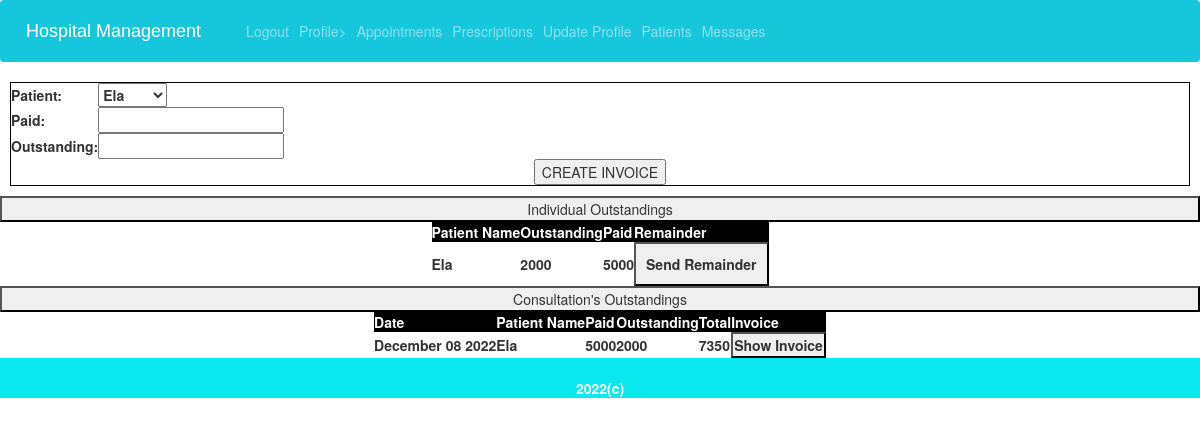
/administration/accounting/ (signed in), run on the app's committed database.
### HR/models.py (models this page shows, shortened)
class Payment(models.Model):
    pmid=models.AutoField(primary_key=True)
    patient = models.ForeignKey(Patient,on_delete=models.CASCADE)
    outstanding=models.IntegerField(default=0)
    paid=models.IntegerField(default=0)
    total=models.IntegerField(default=0)
    date=models.DateTimeField(default=timezone.now)

### accounts/models.py (models this page shows, shortened)
class Patient(models.Model):
    user = models.ForeignKey(User,on_delete=models.CASCADE)
    pid=models.AutoField(primary_key=True)
    phone=models.CharField(max_length=10)
    age=models.CharField(max_length=3)
    gender=models.CharField(max_length=10)
    address=models.CharField(max_length=100)
    casepaper=models.CharField(max_length=10)
    government_id=models.CharField("1",max_length=10)
    caregiver=models.CharField("88005553535",max_length=10)
    otp=models.CharField(max_length=6)
    image=models.ImageField(default='default.jpg',upload_to='med_report')
    def __str__(self):
        return f'{self.user.first_name}'

### HR/views.py (the view, shortened to what this page needs)
# urls.py: path('accounting/',views.accounting,name='accounting'),
@login_required
def accounting(request):
    p=Patient.objects.all()
    payt=Payment.objects.all()
    return render(request,'HR/accounting.html',{'p':p,'payt':payt})

### HR/templates/HR/accounting.html (shortened to what this page needs)
{% extends 'home/base.html' %}
{% block content %}
<div style="height: 45%;border: 1px solid black;margin: 10px;">
    <form method="POST" action='{% url "accounting" %}'>
    <table>
    <tr><th>Patient:</th><th><select name="pat">
        {% for p in p %}
        <option value="{{p}}">{{p}}</option>
        {%endfor%}
    </select></th></tr>
    <tr><th>Paid:</th><th><input type="number" name='paid'></th></tr>
    <tr><th>Outstanding:</th><th><input type="number" name='out'></th></tr>
</table>
<center>
<input type="submit" value="CREATE INVOICE">
</center>
</form>
</div>
<div class='appt' style="height: 50%;">
<button style="width: 100%;">Individual Outstandings</button>
<center>
<table style="text-align: center;">
    <tr style="background-color: black;color: white;text-align: center;"><th>Patient Name</th><th>Outstanding</th><th>Paid</th><th>Remainder</th></tr>
    {% for payt in payt %}
    <tr><th>{{payt.patient}}</th>
        <th>{{payt.outstanding}}</th>
        <th>{{payt.paid}}</th>
        <form method="POST" action="{% url 'send' %}">
        <th><button type='submit' style="padding: 10px;font-size: 14px;">Send Remainder</button></th>
        </form></tr>
    {% endfor %}
</table>
</center>
</div>
<div class='pat' style="height: 50%;">
<button style="width: 100%;">Consultation's Outstandings</button>
<center>
<table style="text-align: center;">
    <tr style="background-color: black;color: white;text-align: center;">
        <th>Date</th>
        <th>Patient Name</th>
        <th>Paid</th>
        <th>Outstanding</th>
        <th>Total</th>
        <th>Invoice</th>
    </tr>
    {% for payt in payt %}
        <tr>
            <th>{{payt.date|date:"F d Y"}}</th>
            <th>{{payt.patient}}</th>
            <th>{{payt.paid}}</th>
            <th>{{payt.outstanding}}</th>
            <th>{{payt.total}}</th>
            <form method="POST" action="{% url 'show' %}">
            <th><button type='submit' style="padding: 1px;">Show Invoice</button></th>
            </form>
        </tr>
    {% endfor %}
</table>
</center>
</div>
{% endblock %}

### data on the page
Payment: patient "Ela", outstanding "2000", paid "5000", date "December 08 2022", total "7350"

### other printed values
form field pat "Ela"
